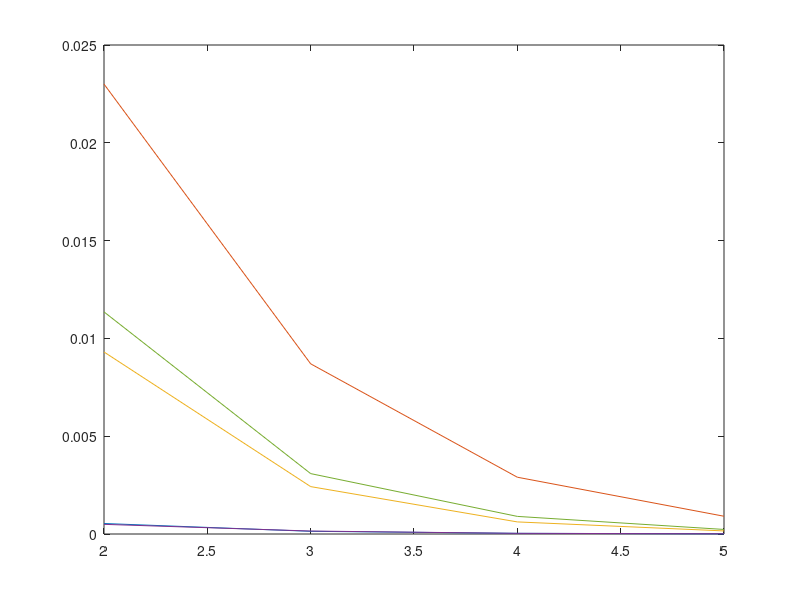

Write MATLAB code to recreate this figure.
a=[0.000536981 0.000137595 3.44502e-05 8.62414e-06];
b=[0.0230018 0.00870078 0.00290302 0.000908184];
c=[0.00930577 0.00242292 0.000618014 0.00015777];
d=[0.000493887 0.00015161 3.29228e-05 1.27708e-05];
e=[0.011355 0.00308761 0.000900237 0.000233294];
x=[2,3,4,5];
plot(x,a,x,b,x,c,x,d,x,e)